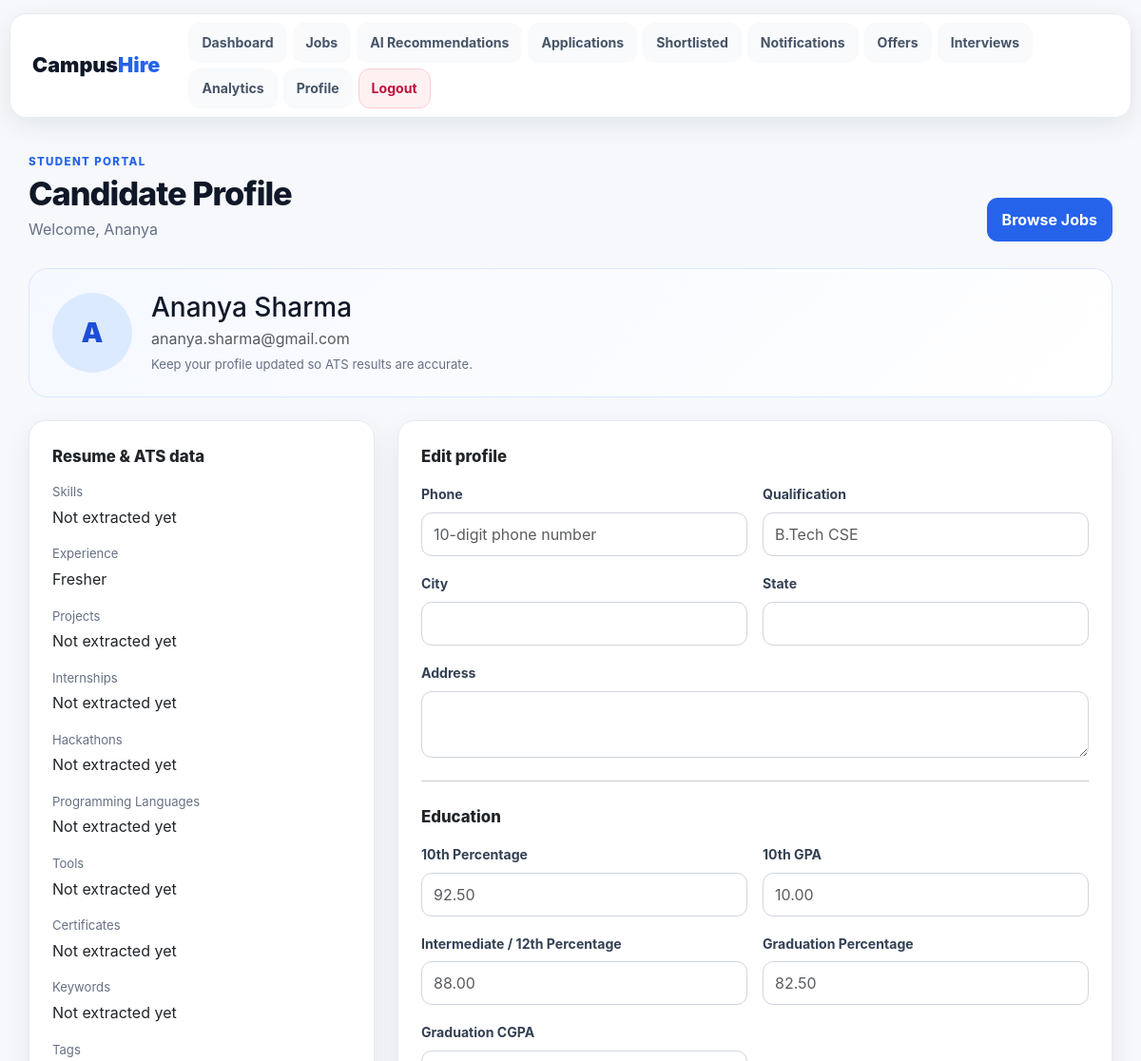
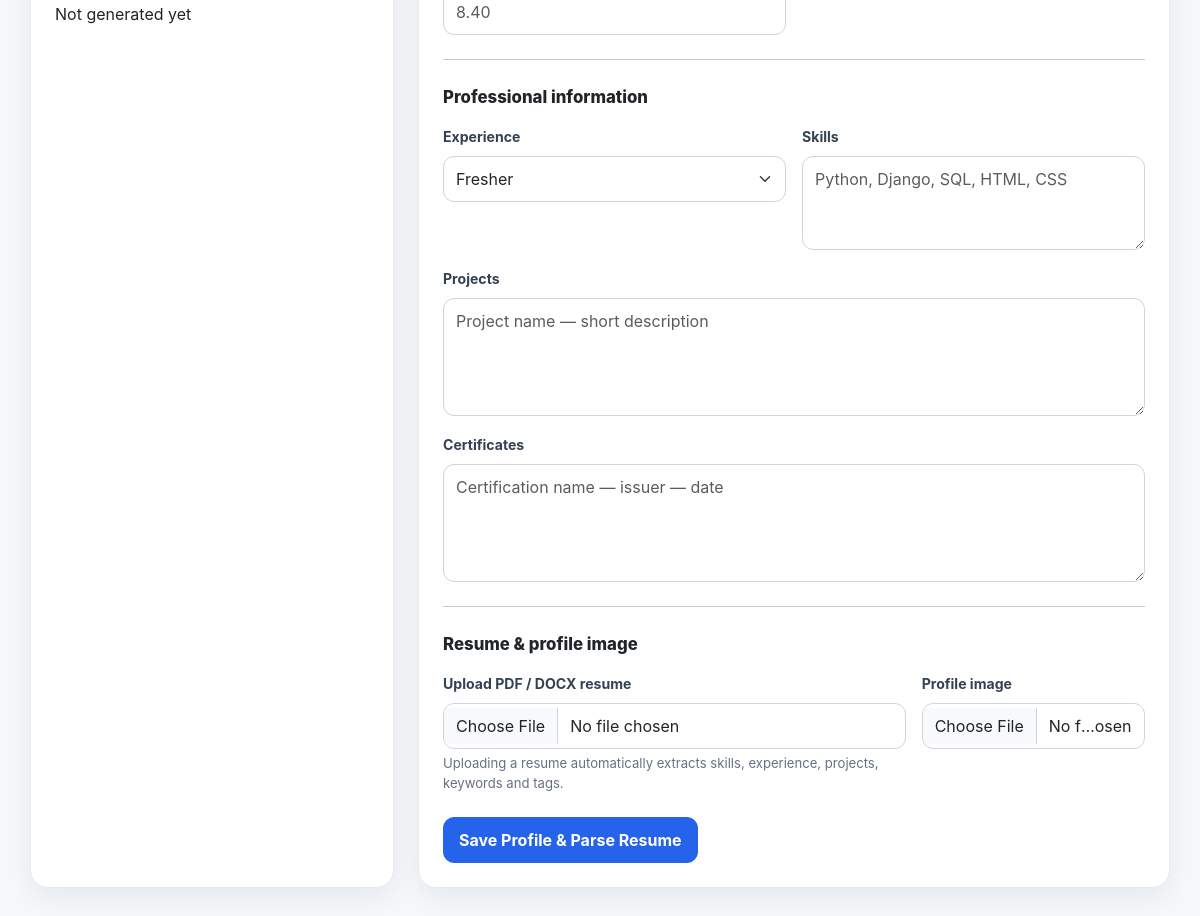
The app's page /candidate/profile/ (signed in) with its own data (2 pictures, top to bottom).
### candidate/models.py (models this page shows, shortened)
class CandidateProfile(models.Model):
    EXPERIENCE_LEVELS = [
        ("Fresher", "Fresher"),
        ("<1 year", "Less than 1 year"),
        ("1-2 years", "1-2 years"),
        ("2-3 years", "2-3 years"),
        ("3-5 years", "3-5 years"),
        ("5+ years", "5+ years"),
    ]
    user = models.OneToOneField(User, on_delete=models.CASCADE)
    phone = models.CharField(max_length=15, blank=True)
    address = models.TextField(blank=True)
    city = models.CharField(max_length=100, blank=True)
    state = models.CharField(max_length=100, blank=True)
    qualification = models.CharField(max_length=200, blank=True)
    tenth_percentage = models.DecimalField(max_digits=5, decimal_places=2, null=True, blank=True)
    tenth_gpa = models.DecimalField(max_digits=4, decimal_places=2, null=True, blank=True)
    intermediate_percentage = models.DecimalField(max_digits=5, decimal_places=2, null=True, blank=True)
    graduation_percentage = models.DecimalField(max_digits=5, decimal_places=2, null=True, blank=True)
    graduation_cgpa = models.DecimalField(max_digits=4, decimal_places=2, null=True, blank=True)
    skills = models.TextField(blank=True)
    experience = models.PositiveIntegerField(default=0)
    experience_level = models.CharField(max_length=20, choices=EXPERIENCE_LEVELS, default="Fresher")
    projects = models.TextField(blank=True)
    internships = models.TextField(blank=True)
    hackathons = models.TextField(blank=True)
    certificates = models.TextField(blank=True)
    programming_languages = models.TextField(blank=True)
    tools = models.TextField(blank=True)
    keywords = models.TextField(blank=True)
    tags = models.TextField(blank=True)
    resume = models.FileField(upload_to="resumes/", blank=True, null=True)
    resume_text = models.TextField(blank=True)
    profile_image = models.ImageField(upload_to="profiles/", blank=True, null=True)

### candidate/views.py (the view, shortened to what this page needs)
# urls.py: path("profile/", views.profile, name="candidate_profile"),
@login_required
def profile(request):
    p = _get_profile(request.user)
    if request.method == "POST":
        form = ProfileForm(request.POST, request.FILES, instance=p)
        if form.is_valid():
            profile_obj = form.save()
            if profile_obj.resume:
                try:
                    resume_text = extract_resume_text(profile_obj.resume.path)
                    _sync_profile_from_resume(profile_obj, resume_text)
                    messages.success(request, "Profile saved and resume information extracted successfully.")
                except Exception as exc:
                    messages.warning(request, f"Profile saved, but resume extraction could not complete: {exc}")
            else:
                messages.success(request, "Profile updated successfully.")
            return redirect("candidate_profile")
    else:
        form = ProfileForm(instance=p)
    return render(request, "candidate/profile.html", {"form": form, "profile": p})

### candidate/views.py (called while the page is built)
def _get_profile(user):
    return CandidateProfile.objects.get_or_create(
        user=user,
        defaults={"phone": "", "address": "", "city": "", "state": "", "qualification": "", "skills": ""},
    )[0]

### candidate/templates/candidate/profile.html (shortened to what this page needs)
{% extends 'candidate/base.html' %}
{% block page_title %}Candidate Profile{% endblock %}
{% block content %}
<div class="profile-hero mb-4">
    {% if profile.profile_image %}<img src="{{ profile.profile_image.url }}" class="avatar" alt="Profile">{% else %}<div class="avatar-fallback">{% if request.user.first_name %}{{ request.user.first_name|first|upper }}{% else %}{{ request.user.username|first|upper }}{% endif %}</div>{% endif %}
    <div><h3 class="mb-1">{{ request.user.get_full_name|default:request.user.username }}</h3><div class="text-muted">{{ request.user.email }}</div><div class="small-muted mt-1">Keep your profile updated so ATS results are accurate.</div></div>
</div>
<div class="row g-4">
    <div class="col-lg-4">
        <div class="card p-4 h-100">
            <div class="section-title">Resume & ATS data</div>
            <div class="small-muted">Skills</div><p class="mt-1">{{ profile.skills|default:"Not extracted yet" }}</p>
            <div class="small-muted">Experience</div><p class="mt-1">{{ profile.experience_level }}</p>
            <div class="small-muted">Projects</div><p class="mt-1">{{ profile.projects|default:"Not extracted yet" }}</p>
            <div class="small-muted">Internships</div><p class="mt-1">{{ profile.internships|default:"Not extracted yet" }}</p>
            <div class="small-muted">Hackathons</div><p class="mt-1">{{ profile.hackathons|default:"Not extracted yet" }}</p>
            <div class="small-muted">Programming Languages</div><p class="mt-1">{{ profile.programming_languages|default:"Not extracted yet" }}</p>
            <div class="small-muted">Tools</div><p class="mt-1">{{ profile.tools|default:"Not extracted yet" }}</p>
            <div class="small-muted">Certificates</div><p class="mt-1">{{ profile.certificates|default:"Not extracted yet" }}</p>
            <div class="small-muted">Keywords</div><p class="mt-1">{{ profile.keywords|default:"Not extracted yet" }}</p>
            <div class="small-muted">Tags</div><p class="mt-1 mb-0">{{ profile.tags|default:"Not generated yet" }}</p>
        </div>
    </div>
    <div class="col-lg-8">
        <div class="card p-4">
            <div class="section-title">Edit profile</div>
            <form method="POST" enctype="multipart/form-data">
                <div class="row g-3">
                    <div class="col-md-6"><label class="form-label">Phone</label>{{ form.phone }}</div>
                    <div class="col-md-6"><label class="form-label">Qualification</label>{{ form.qualification }}</div>
                    <div class="col-md-6"><label class="form-label">City</label>{{ form.city }}</div>
                    <div class="col-md-6"><label class="form-label">State</label>{{ form.state }}</div>
                    <div class="col-12"><label class="form-label">Address</label>{{ form.address }}</div>
                </div>
                <hr class="my-4">
                <div class="section-title">Education</div>
                <div class="row g-3">
                    <div class="col-md-6"><label class="form-label">10th Percentage</label>{{ form.tenth_percentage }}</div>
                    <div class="col-md-6"><label class="form-label">10th GPA</label>{{ form.tenth_gpa }}</div>
                    <div class="col-md-6"><label class="form-label">Intermediate / 12th Percentage</label>{{ form.intermediate_percentage }}</div>
                    <div class="col-md-6"><label class="form-label">Graduation Percentage</label>{{ form.graduation_percentage }}</div>
                    <div class="col-md-6"><label class="form-label">Graduation CGPA</label>{{ form.graduation_cgpa }}</div>
                </div>
                <hr class="my-4">
                <div class="section-title">Professional information</div>
                <div class="row g-3">
                    <div class="col-md-6"><label class="form-label">Experience</label>{{ form.experience_level }}</div>
                    <div class="col-md-6"><label class="form-label">Skills</label>{{ form.skills }}</div>
                    <div class="col-12"><label class="form-label">Projects</label>{{ form.projects }}</div>
                    <div class="col-12"><label class="form-label">Certificates</label>{{ form.certificates }}</div>
                </div>
                <hr class="my-4">
                <div class="section-title">Resume & profile image</div>
                <div class="row g-3">
                    <div class="col-md-8"><label class="form-label">Upload PDF / DOCX resume</label>{{ form.resume }}<div class="small-muted mt-1">Uploading a resume automatically extracts skills, experience, projects, keywords and tags.</div></div>
                    <div class="col-md-4"><label class="form-label">Profile image</label>{{ form.profile_image }}</div>
                </div>
                <button class="btn btn-primary mt-4" type="submit">Save Profile & Parse Resume</button>
            </form>
        </div>
    </div>
</div>
{% endblock %}

### candidate/templates/candidate/base.html (shortened to what this page needs)
{% load static %}
<!DOCTYPE html>
<html lang="en">
<head>
    <link href="https://cdn.jsdelivr.net/npm/bootstrap@5.3.3/dist/css/bootstrap.min.css" rel="stylesheet">
    <link rel="stylesheet" href="{% static 'style.css' %}">
</head>
<body>
<nav class="portal-nav">
    <a class="brand" href="{% url 'candidate_dashboard' %}">Campus<span>Hire</span></a>
    <div class="nav-pills">
        <a href="{% url 'candidate_dashboard' %}">Dashboard</a>
        <a href="{% url 'candidate_jobs' %}">Jobs</a>
        <a href="{% url 'candidate_ai_recommendations' %}">AI Recommendations</a>
        <a href="{% url 'applications' %}">Applications</a>
        <a href="{% url 'shortlisted' %}">Shortlisted</a>
        <a href="{% url 'notifications' %}">Notifications</a>
        <a href="{% url 'offers' %}">Offers</a>
        <a href="{% url 'interviews' %}">Interviews</a>
        <a href="{% url 'candidate_analytics' %}">Analytics</a>
        <a href="{% url 'candidate_profile' %}">Profile</a>
        <a class="nav-logout" href="{% url 'candidate_logout' %}">Logout</a>
    </div>
</nav>
<main class="portal-main">
    <div class="page-heading">
        <div>
            <div class="eyebrow">STUDENT PORTAL</div>
            <h1>{% block page_title %}Dashboard{% endblock %}</h1>
            <p>Welcome, {{ request.user.first_name|default:request.user.username }}</p>
        </div>
        <a class="btn btn-primary" href="{% url 'candidate_jobs' %}">Browse Jobs</a>
    </div>
    {% block content %}{% endblock %}
</main>
</body>
</html>

### static/style.css (style rules this page uses)
:root { --ink:#101828;--muted:#667085;--line:#e4e7ec;--page:#f6f8fb;--panel:#fff;--primary:#2563eb;--primary-dark:#1d4ed8;--green:#0f9f6e;--red:#dc3545;--amber:#d97706;--shadow:0 10px 30px rgba(16,24,40,.07) }
* { box-sizing:border-box }
body { margin:0;background:var(--page);color:var(--ink);font-family:Inter,-apple-system,BlinkMacSystemFont,"Segoe UI",sans-serif;line-height:1.55 }
.portal-nav { position:sticky;top:14px;z-index:50;max-width:1180px;margin:14px auto 0;padding:10px 12px;display:flex;align-items:center;justify-content:space-between;gap:18px;background:rgba(255,255,255,.94);border:1px solid var(--line);border-radius:18px;box-shadow:0 8px 28px rgba(16,24,40,.08);backdrop-filter:blur(12px) }
.brand { font-weight:900;font-size:1.35rem;text-decoration:none;color:var(--ink);padding:8px 12px }
.brand span { color:var(--primary) }
.nav-pills { display:flex;align-items:center;gap:6px;flex-wrap:wrap }
.nav-pills a { color:#475467;text-decoration:none;font-size:.88rem;font-weight:650;padding:9px 13px;border-radius:12px;transition:.2s }
.nav-pills .nav-logout { background:#fff1f2;color:#be123c }
.portal-main { max-width:1180px;margin:0 auto;padding:38px 20px 60px }
.page-heading { display:flex;justify-content:space-between;align-items:end;gap:20px;margin-bottom:28px }
.page-heading h1 { font-size:2.15rem;margin:4px 0 4px;font-weight:850;letter-spacing:-.03em }
.page-heading p { margin:0;color:var(--muted) }
.eyebrow { font-size:.72rem;font-weight:800;letter-spacing:.12em;color:var(--primary) }
.card,.portal-card { background:var(--panel);border:1px solid var(--line);border-radius:18px;box-shadow:var(--shadow) }
.btn { border-radius:11px;padding:10px 15px;font-weight:700 }
.btn-primary { background:var(--primary);border-color:var(--primary) }
.form-control,.form-select { border:1px solid #d0d5dd;border-radius:11px;padding:10px 12px }
label.form-label { font-weight:700;color:#344054;font-size:.88rem }
.profile-hero { display:flex;align-items:center;gap:20px;padding:24px;background:linear-gradient(135deg,#eff6ff,#fff);border:1px solid #dbe7ff;border-radius:20px }
.avatar-fallback { width:84px;height:84px;border-radius:50%;display:grid;place-items:center;background:#dbeafe;color:#1d4ed8;font-size:1.8rem;font-weight:900 }
.section-title { font-size:1.05rem;font-weight:850;margin-bottom:14px }
.small-muted { font-size:.82rem;color:var(--muted) }
:root { --ink:#101828;--muted:#667085;--line:#e6eaf0;--primary:#2563eb;--primary-dark:#1d4ed8;--soft:#f5f8ff;--violet:#6d5dfc }
html { scroll-behavior:smooth }
.portal-nav { padding:9px 11px }
.nav-pills a { border:1px solid transparent;background:#f8fafc }
.nav-pills .nav-logout { border-color:#fecdd3 }
.profile-hero { background:linear-gradient(135deg,#f5f8ff,#ffffff) }
.card { overflow:hidden }

### records on screen
CandidateProfile: skills "Not extracted yet", experience_level "Fresher", projects "Not extracted yet", internships "Not extracted yet", hackathons "Not extracted yet", programming_languages "Not extracted yet", tools "Not extracted yet", certificates "Not extracted yet", keywords "Not extracted yet", tags "Not generated yet"

### other values on screen
{{ request.user.first_name|default:request.user.username }} "Ananya"
{{ request.user.first_name|first|upper }} "A"
{{ request.user.get_full_name|default:request.user.username }} "Ananya Sharma"
{{ request.user.email }} "ananya.sharma@gmail.com"
